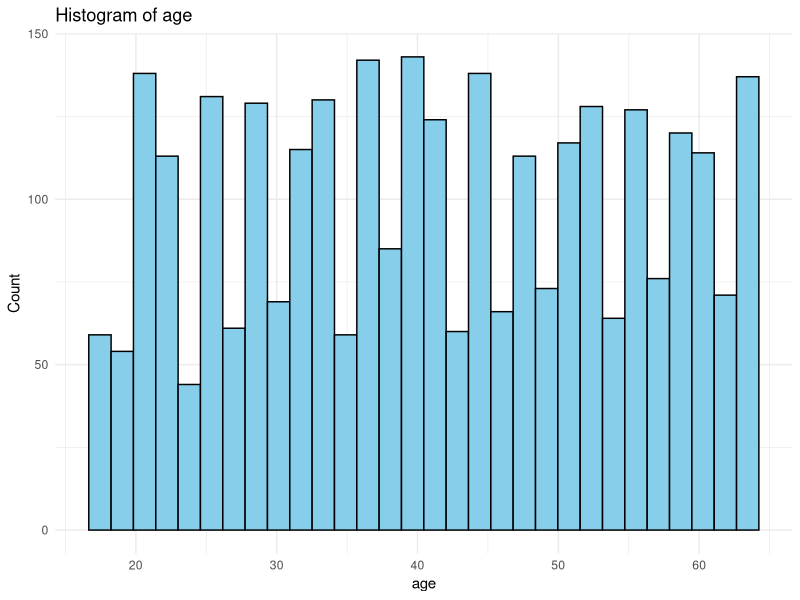
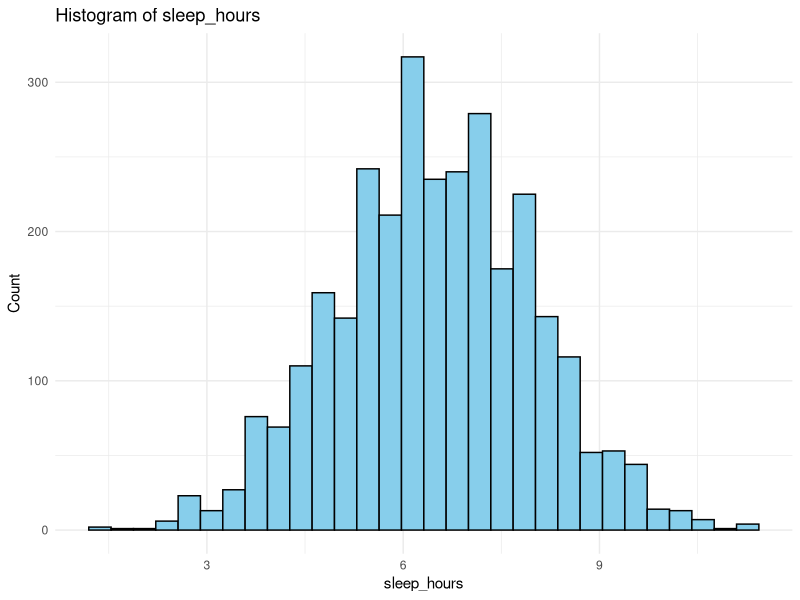
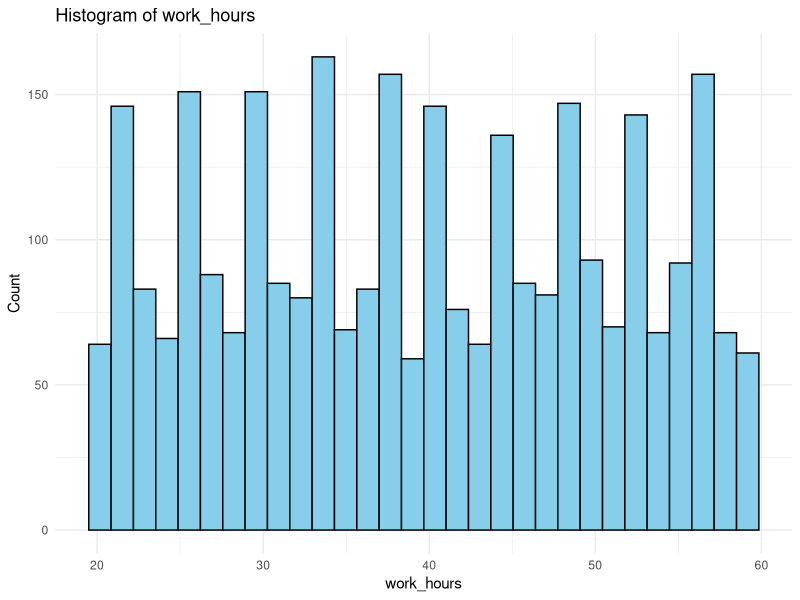
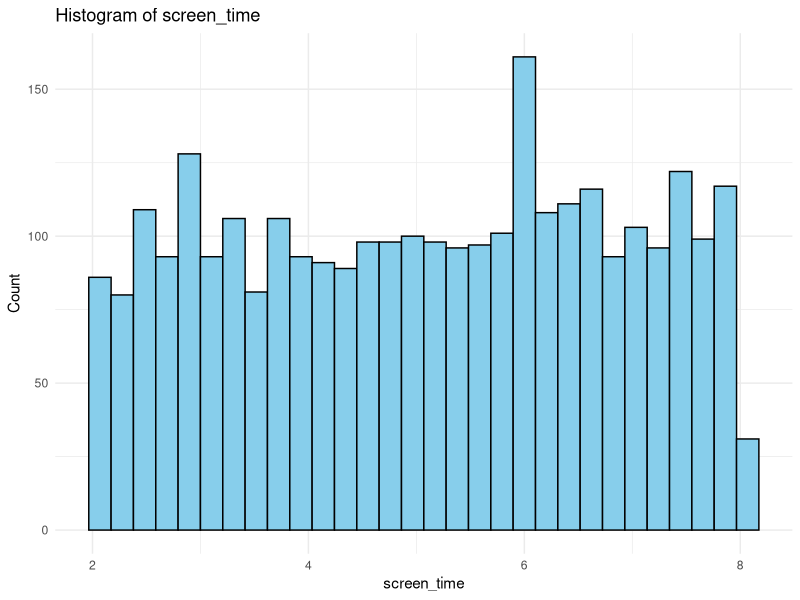
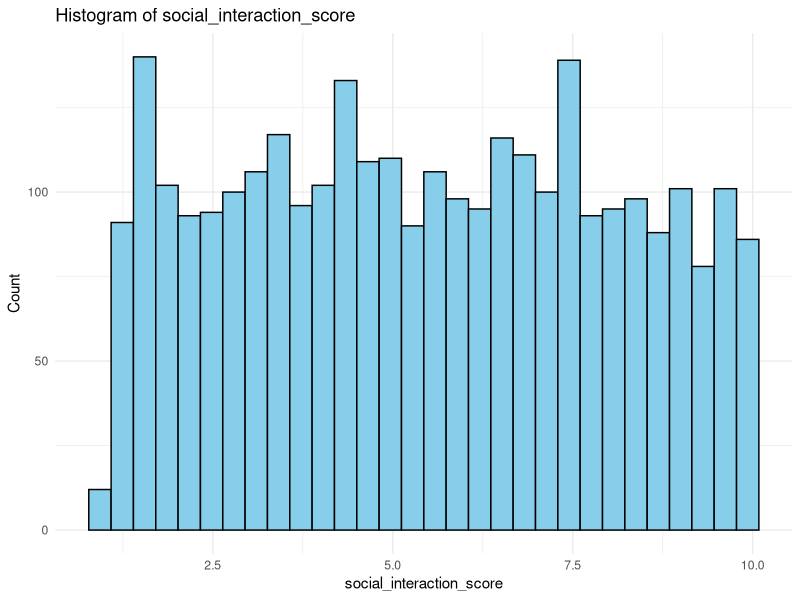
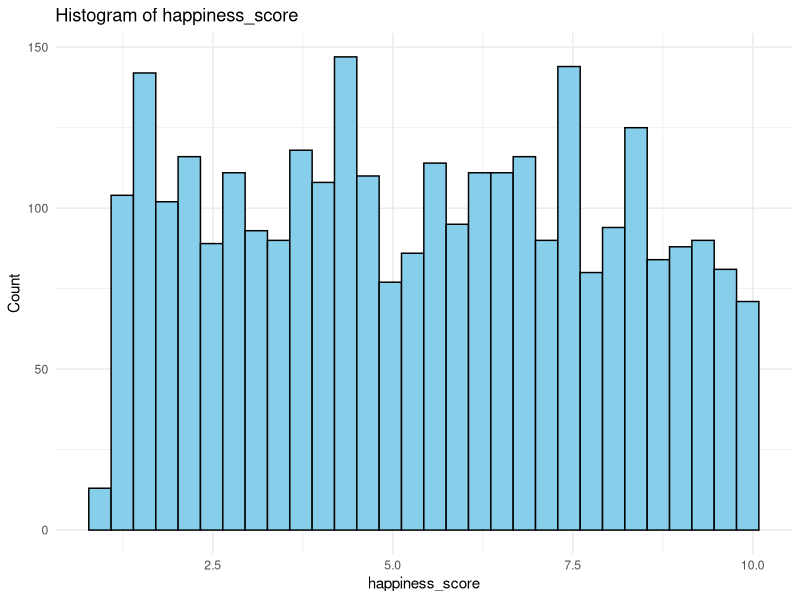
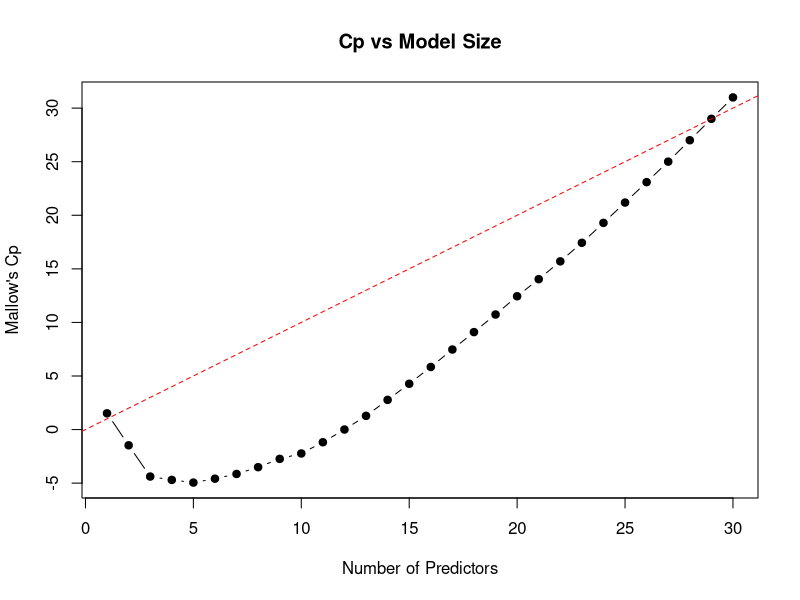
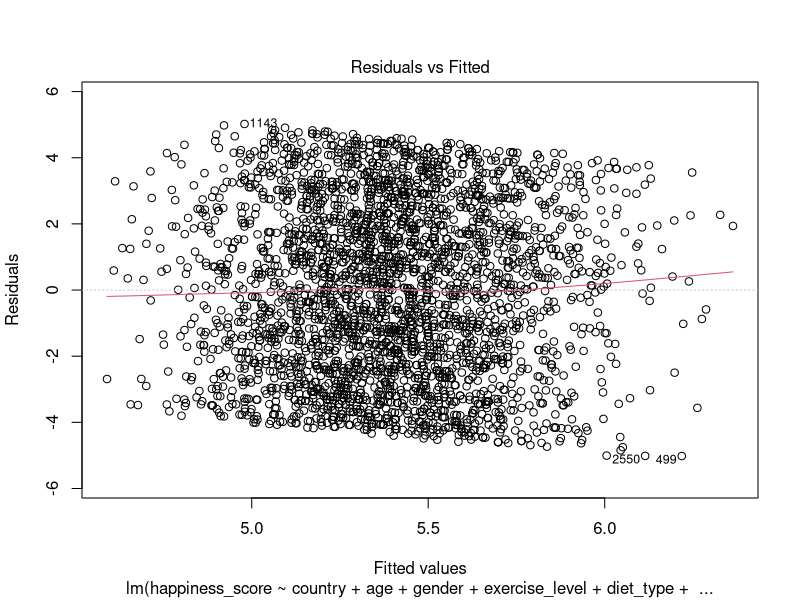

Source code (R) for these figures, in order:
## ---- chunk 1
library(dplyr)
library(ggplot2)
library(tidyr)
library(kableExtra)
library(lmtest)
library(psych)
library(leaps)
library(car)


# 1. Load Data

df <- read.csv("Data/Mental_Health_Lifestyle_Dataset.csv")

glimpse(df)


# 2. Missingness Check

missing_tbl <- df %>%
  summarise(across(everything(), ~mean(is.na(.)) * 100)) %>%
  pivot_longer(everything(), names_to = "variable", values_to = "pct_missing")

missing_tbl %>%
  mutate(pct_missing = round(pct_missing, 2)) %>%
  kbl(caption = "Percent Missing by Variable") %>%
  kable_paper(full_width = FALSE)

# 3. Convert Categoricals to Factors + Baselines

df <- df %>%
  mutate(
    country = factor(country),
    gender  = factor(gender),
    exercise_level = relevel(factor(exercise_level), ref = "Low"),
    diet_type      = factor(diet_type),
    stress_level   = relevel(factor(stress_level), ref = "Low"),
    mental_health_condition = relevel(factor(mental_health_condition), ref = "None")
  )

# Keep needed variables
vars_needed <- c(
  "happiness_score", "country", "age", "gender", "exercise_level",
  "diet_type", "sleep_hours", "stress_level", "mental_health_condition",
  "work_hours", "screen_time", "social_interaction_score"
)

happiness <- df %>%
  select(all_of(vars_needed)) %>%
  drop_na()

summary_table <- psych::describe(df)
summary_table


# 4. Exploratory Plots (Histograms)

numeric_vars <- c(
  "age", "sleep_hours", "work_hours",
  "screen_time", "social_interaction_score", "happiness_score"
)

for (v in numeric_vars) {
  print(
    ggplot(happiness, aes_string(x = v)) +
      geom_histogram(fill = "skyblue", color = "black", bins = 30) +
      labs(title = paste("Histogram of", v), x = v, y = "Count") +
      theme_minimal()
  )
}

# 5. Full Model With Interactions (before selection)

full_mod <- lm(
  happiness_score ~ country + age + gender + exercise_level + diet_type +
    sleep_hours + stress_level + mental_health_condition + work_hours +
    screen_time + social_interaction_score +
    exercise_level:stress_level + age:screen_time,
  data = happiness
)

summary(full_mod)

# 6. Mallow’s Cp Variable Selection (exhaustive)

# Model matrix (dummy variables)
X <- model.matrix(full_mod)  # includes intercept in first column
y <- happiness$happiness_score

# Use all predictors except intercept for regsubsets
subset_fit <- regsubsets(x = X[, -1], y = y,
                         nvmax = ncol(X) - 1,
                         method = "exhaustive")

subset_summary <- summary(subset_fit)

cp_vals <- subset_summary$cp
sizes   <- 1:length(cp_vals)

# Look at Cp vs model size
cp_table <- data.frame(
  size = sizes,
  Cp   = cp_vals
)

print(head(cp_table, 10))

# Choose model where Cp is closest to its size
best_size <- which.min(abs(cp_vals - sizes))
best_size

# Coefficients of Cp-selected model
selected_vars <- coef(subset_fit, best_size)
selected_vars

plot(sizes, cp_vals, type = "b", pch = 19,
     xlab = "Number of Predictors",
     ylab = "Mallow's Cp",
     main = "Cp vs Model Size")
abline(0, 1, col = "red", lty = 2)  # Cp = p reference line

# Interpret that Cp does not clearly favor a much smaller
# model, so will continue using `full_mod` as the final model.

final_mod <- full_mod  # final model = full model
summary(final_mod)

# 7. Diagnostics

# Linearity & residual structure
plot(final_mod, 1)  # Residuals vs Fitted

# Homoscedasticity (Breusch-Pagan)
bptest(final_mod)

# Normality (Q–Q plot + KS test)
plot(final_mod, 2)
ks.test(rstandard(final_mod), "pnorm")

# Multicollinearity
vif(final_mod)

# Influential points
plot(final_mod, 4)

cooks <- cooks.distance(final_mod)
plot(cooks, type="h", main="Cook's Distance")
abline(h = 4/length(cooks), col="red", lty=2)
